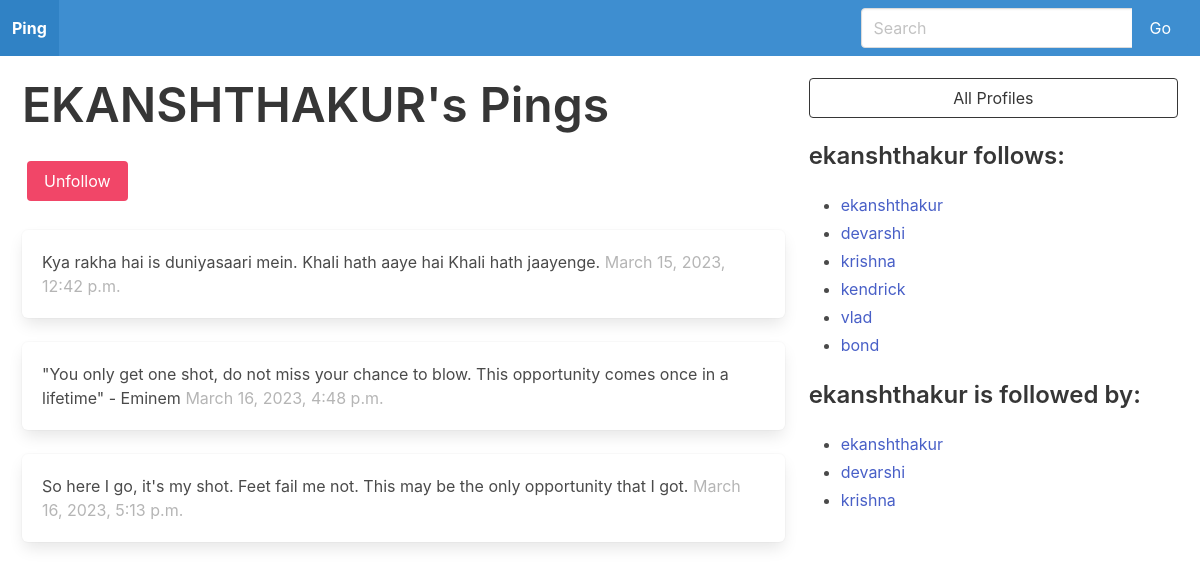
The page /profile/1 (signed in) on the database as committed earlier.
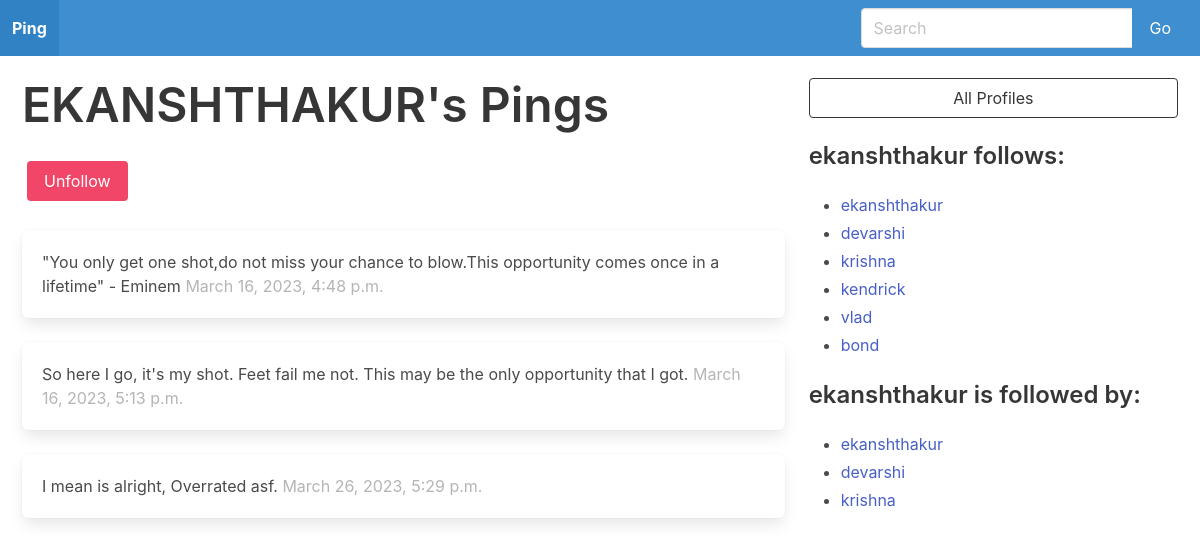
The same page on the database as committed later.
### Ping/models.py (models this page shows, shortened)
class Pings(models.Model):
    user = models.ForeignKey(
        User, related_name = "pinged" , on_delete=models.DO_NOTHING
    )
    body = models.CharField(max_length=250)
    created_on = models.DateTimeField(auto_now_add= True)
    parent = models.ForeignKey("self", on_delete=models.CASCADE, blank= True, null=True, related_name= 'children')
    likes = models.ManyToManyField(User, blank=True, null=True, related_name='liked')

class Profile(models.Model):
    user = models.OneToOneField(User, on_delete =models.CASCADE)
    follows = models.ManyToManyField(
        "self",
        related_name = "followed_by",
        symmetrical= False,
        blank = True
    )
    def __str__(self):
        return self.user.username

### Ping/views.py (the view, shortened to what this page needs)
# urls.py: path('profile/<int:pk>', profile, name = 'profile'),
def profile(request,pk ):
    if not hasattr(request.user , 'profile'):
        missing_profile = Profile(user = request.user)
        missing_profile.save()
    profile = Profile.objects.get(pk=pk)
    return render(request, 'profile.html', {"profile" : profile})

### templates/profile.html (shortened to what this page needs)
{% extends 'base.html' %} {% block content %}
<div class="columns is-vcentered" style="
    display: flex;
    align-items: start;
    margin: 10px;
    justify-content: space-evenly;
  ">
  <div class="column is-two-thirds">
    <div class="block">
      <h1 class="title is-1">{{profile.user.username|upper}}'s Pings</h1>
      <form action="" method="post">
        <div class="buttons has-addons" style="padding: 5px;">
          {% if profile in user.profile.follows.all %}
          <button class="button is-danger " name="follows" value="unfollow">Unfollow</button>
          {% else %}
          <button class="button is-success " name="follows" value="follow">Follow</button>
          {% endif %}
        </div>
      </form>
    </div>
    <div class="content">
      {% for ping in profile.user.pinged.all%}
      <div class="box">
        {{ping.body}}
        <span class="is-small has-text-grey-light">
          {{ping.created_on}}
        </span>
      </div>
      {% endfor %}
    </div>
  </div>
<div class="column is-one-third">
  <div class="block">
    <a href="{% url 'profile_list' %}">
      <button class="button is-dark is-outlined is-fullwidth">
        All Profiles
      </button>
    </a>
  </div>
  <div class="block">
    <h3 class="title is-4">{{profile.user.username}} follows:</h3>
    <div class="content">
      <ul>
        {% for following in profile.follows.all %}
        <li>
          <a href="{% url 'profile' following.id %}"> {{ following }} </a>
        </li>
        {% endfor %}
      </ul>
    </div>
  </div>
  <div class="block">
    <h3 class="title is-4">{{profile.user.username}} is followed by:</h3>
    <div class="content">
      <ul>
        {% for follower in profile.followed_by.all %}
        <li>
          <a href="{% url 'profile' follower.id%}"> {{ follower }} </a>
        </li>
        {% endfor %}
      </ul>
    </div>
  </div>
</div>
</div>
</div>
{% endblock content %}

Rows that differ between the two databases and show on the page:
removed Pings: body "Kya rakha hai is duniyasaari mein. Khali hath aaye hai Khali hath jaayenge.", created_on "March 15, 2023, 12:42 p.m."
changed Pings: body "\"You only get one shot, do not miss your chance to blow. This opportunity comes once in a lifetime\" - Eminem" → "\"You only get one shot,do not miss your chance to blow.This opportunity comes once in a lifetime\" - Eminem"
added Pings: body "I mean is alright, Overrated asf.", created_on "March 26, 2023, 5:29 p.m."
